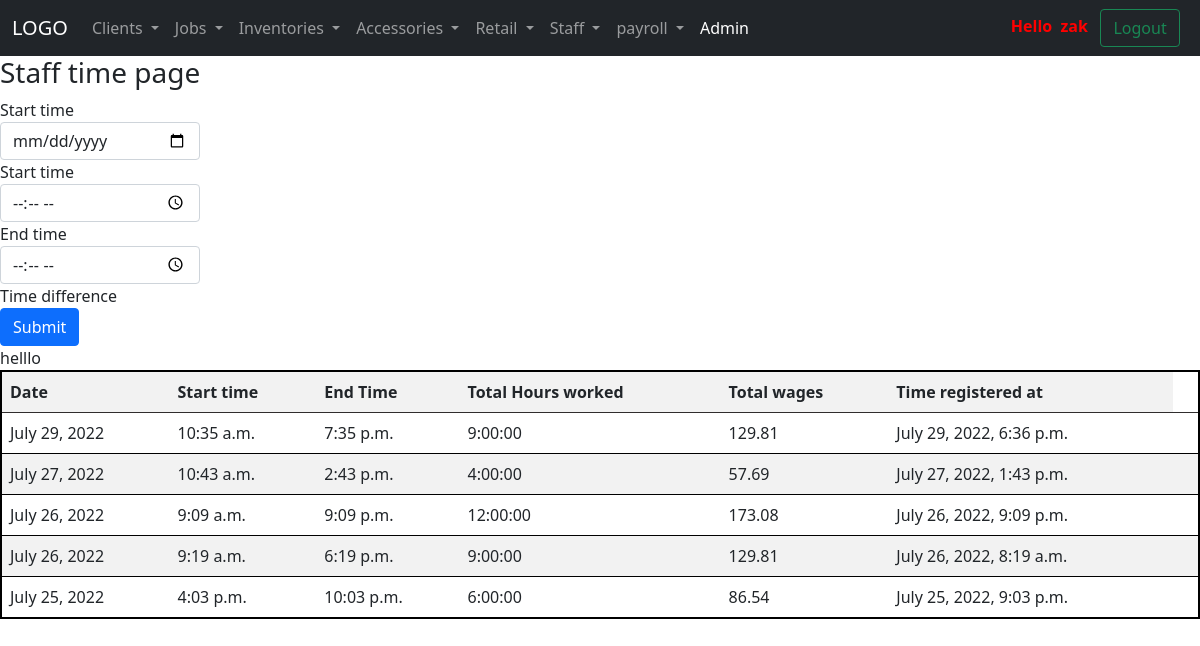
/payroll/staff/ (signed in), run on the app's committed database.
### payroll/models.py (models this page shows)
class Staff_times(models.Model):
    name =  models.ForeignKey(Staff_salary_package, on_delete = models.CASCADE,blank=True, null=True)
    d_date =  models.DateField(null=True, blank=True)
    start_time =  models.TimeField(null=True, blank=True)
    end_time =  models.TimeField(null=True, blank=True)
    hours_worked_field =  models.CharField(max_length=250,null=True, blank=True)
    hourly_wages = models.CharField(max_length=250,null=True, blank=True)
    date = models.DateTimeField(null=True, blank=True)

### payroll/views.py (the view, shortened to what this page needs)
# urls.py: path('staff/', views.staff, name='staff'),
def staff(request):
    hours_worked = Staff_times.objects.filter(name__staff=request.user)
    context = {'hours_worked_context':hours_worked
               }
    return render(request,'staff.html',context)

### templates/staff.html (shortened to what this page needs)
{% extends 'base.html' %}
{% block content %}
<h3>Staff time  page</h3>
  <form method="POST" action="#" class="col-2">
    <div class="form-group">
      <label >Start time</label>
      <input  required type="date" class="form-control"  placeholder="start time" name="date_name" id="start" >
    </div>
    <div class="form-group">
      <label f>Start time</label>
      <input required type="time" class="form-control"  placeholder="Endtime" name="start_time" id="end" >
    </div>
    <div class="form-group" display=None>
      <label f>End time</label>
      <input required type="time" class="form-control"  placeholder="difference" name="end_time"  id="diff" >
    </div>
    <div class="form-group" >
      <label f>Time difference</label>
    </div>
    <button type="submit" class="btn btn-primary">Submit</button>
  </form>
  <table class="table table-striped" style="border: 2px solid black;" width="60%"  cellspacing="2" cellpadding="2" >
    <tr style="border: 1px solid rgb(48, 45, 45);" width="95%" style="border: black;"  >
        <th > Date </th>
        <th > Start time </th>
        <th > End Time </th>
        <th>Total Hours worked </th>
        <th>Total wages </th>
        <th>Time registered at </th>
    </tr>
      {% for i in hours_worked_context reversed %}
      <tr>
        <td> {{i.d_date}} </td>
        <td> {{i.start_time}}</td>
        <td> {{i.end_time}}</td>
        <td> {{ i.hours_worked_field}}</td>
        <td> {{ i.hourly_wages|floatformat:2}}</td>
        <td> {{i.date}}</td>
        <td> {{i.created_by}}</td>
      </tr>
      {% endfor %}
  </table>
{% endblock %}

### templates/includes/header.html (shortened to what this page needs)
<nav class="navbar navbar-expand-lg navbar-dark bg-dark">
    <div class="container-fluid">
      <a class="navbar-brand" href="{% url 'dashboard' %}">LOGO</a>
      <div class="collapse navbar-collapse" id="navbarSupportedContent">
        <ul class="navbar-nav me-auto mb-2 mb-lg-0">
          {% if request.user.is_authenticated %}
            <li class="nav-item dropdown">
                <a class="nav-link dropdown-toggle" href="#" id="navbarDropdown" role="button" data-bs-toggle="dropdown" aria-expanded="false">
                  Clients
                </a>
              </li>
              <li class="nav-item dropdown">
                <a class="nav-link dropdown-toggle" href="#" id="navbarDropdown" role="button" data-bs-toggle="dropdown" aria-expanded="false">
                  Jobs
                </a>
              </li>
          <li class="nav-item dropdown">
            <a class="nav-link dropdown-toggle" href="#" id="navbarDropdown" role="button" data-bs-toggle="dropdown" aria-expanded="false">
              Inventories
            </a>
          </li>
          <li class="nav-item dropdown">
            <a class="nav-link dropdown-toggle" href="#" id="navbarDropdown" role="button" data-bs-toggle="dropdown" aria-expanded="false">
              Accessories
            </a>
          </li>
          <li class="nav-item dropdown">
            <a class="nav-link dropdown-toggle" href="#" id="navbarDropdown" role="button" data-bs-toggle="dropdown" aria-expanded="false">
              Retail
            </a>
          </li>
          <li class="nav-item dropdown">
            <a class="nav-link dropdown-toggle" href="#" id="navbarDropdown" role="button" data-bs-toggle="dropdown" aria-expanded="false">
              Staff
            </a>
          </li>
          <li class="nav-item dropdown">
            <a class="nav-link dropdown-toggle" href="#" id="navbarDropdown" role="button" data-bs-toggle="dropdown" aria-expanded="false">
              payroll
            </a>
          </li>
          <li class="nav-item">
            <a class="nav-link active" href="http://localhost:8000/admin/login/?next=/admin/" tabindex="-1" aria-disabled="true">Admin</a>
          </li>
        </ul>
          <form action="{% url 'logout_user' %}" method="POST">
            <strong> <a style="color: red;"> {% if user.is_authenticated %}
             Hello &nbsp;{{ user.username}}&nbsp;&nbsp;
           </a> </strong>
               <button class="btn btn-outline-success" type="submit">Logout</button>
             {% endif %}
           </form>  &nbsp;&nbsp;
          {% endif %}
      </div>
    </div>
  </nav>

### data on the page
Staff_times: d_date "July 29, 2022", start_time "10:35 a.m.", end_time "7:35 p.m.", hours_worked_field "9:00:00", hourly_wages "129.81", date "July 29, 2022, 6:36 p.m."
Staff_times: d_date "July 27, 2022", start_time "10:43 a.m.", end_time "2:43 p.m.", hours_worked_field "4:00:00", hourly_wages "57.69", date "July 27, 2022, 1:43 p.m."
Staff_times: d_date "July 26, 2022", start_time "9:09 a.m.", end_time "9:09 p.m.", hours_worked_field "12:00:00", hourly_wages "173.08", date "July 26, 2022, 9:09 p.m."
Staff_times: d_date "July 26, 2022", start_time "9:19 a.m.", end_time "6:19 p.m.", hours_worked_field "9:00:00", hourly_wages "129.81", date "July 26, 2022, 8:19 a.m."
Staff_times: d_date "July 25, 2022", start_time "4:03 p.m.", end_time "10:03 p.m.", hours_worked_field "6:00:00", hourly_wages "86.54", date "July 25, 2022, 9:03 p.m."

### other printed values
{{ user.username }} "zak"
